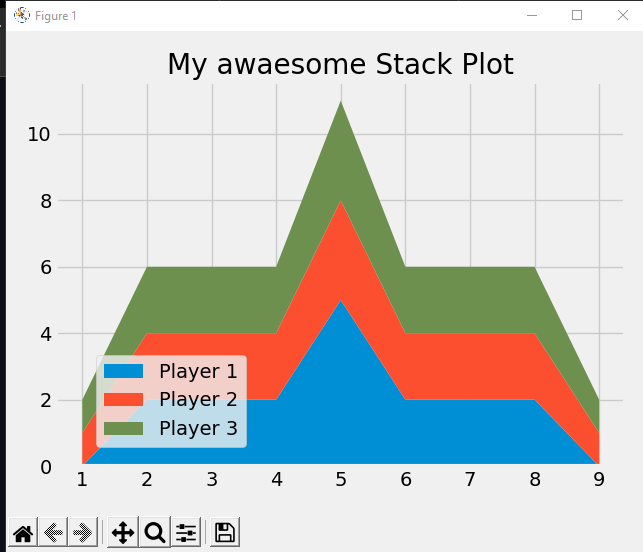

The Python source for this figure:
from cProfile import label
from matplotlib import pyplot as plt


plt.style.use("fivethirtyeight")


minutes = [1, 2, 3, 4, 5, 6, 7, 8, 9]

player1 = [0, 2, 2, 2, 5, 2, 2, 2, 0]
player2 = [1, 2, 2, 2, 3, 2, 2, 2, 1]
player3 = [1, 2, 2, 2, 3, 2, 2, 2, 1]

labels = ['Player 1', 'Player 2', 'Player 3']
colors = ['#008fd5', '#fc4f30', '#6d904f']

# plt.pie([1,1,1], labels=["Player 1", "Player 2", "Player 3"])
plt.stackplot(minutes, player1, player2, player3, labels=labels, colors=colors)


# plt.legend(loc="upper left")
plt.legend(loc=(0.07, 0.05))

plt.title("My awaesome Stack Plot")
plt.tight_layout()
plt.show()


# Colors
# Blue: #008fd5 
# Red: #fc4f30 
# Yellow: #e5ae37 
# Green: #6d904f 
